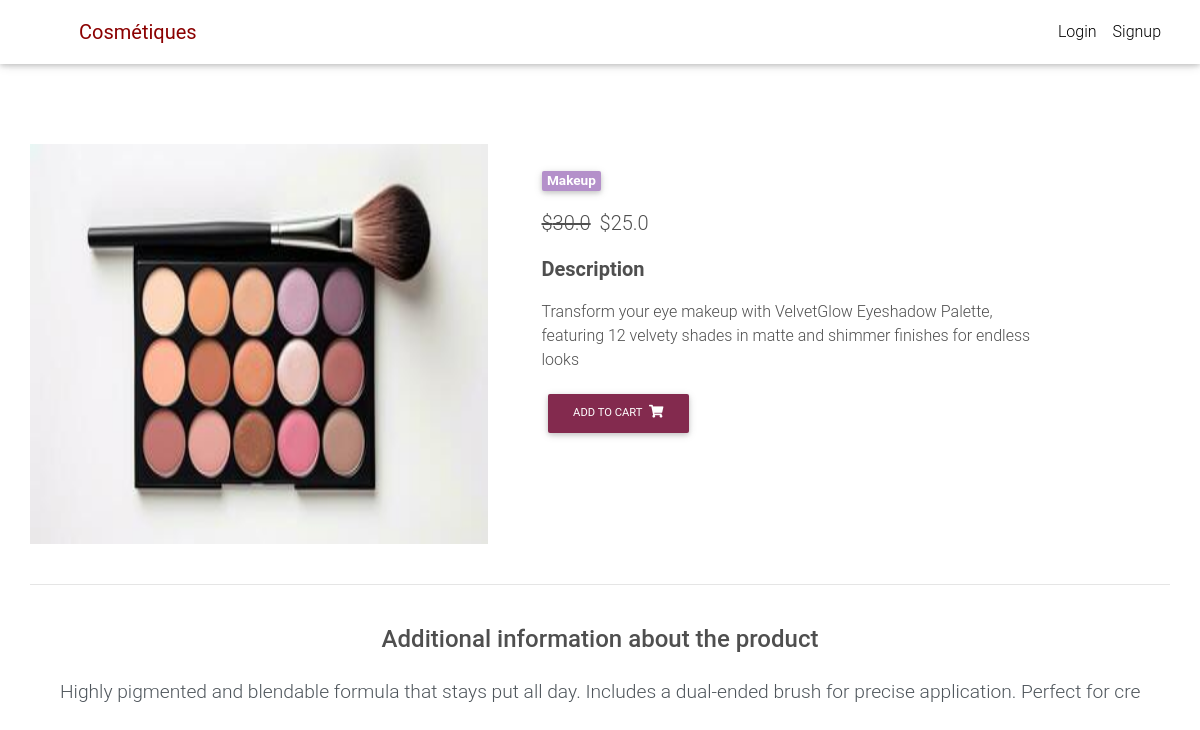
Page /product/test-product3/ on the committed database.
### core/models.py (models this page shows, shortened)
class Item(models.Model):
    title = models.CharField(max_length=100)
    price = models.FloatField()
    category = models.CharField(choices=CHATEGORY_CHOICES, max_length=2)
    slug = models.SlugField(max_length=255,default="test-product")
    discount_price = models.FloatField(blank=True, null=True)
    description = models.TextField(default="This is a product description")
    image = models.ImageField(default='default.jpeg')
    additional_info = models.TextField(default="This is an additional information about the product")
    def get_category_display(self):
        return dict(CHATEGORY_CHOICES).get(self.category, "Unknown category")
    def get_add_to_cart_url(self):
        return reverse("core:add-to-cart", kwargs={
            'slug': self.slug
        })

### core/views.py (the view)
# urls.py: path('product/<slug>/', ItemDetailView.as_view(), name='product'),
class ItemDetailView(DetailView):
    model = Item
    template_name = 'product.html'

### templates/product.html
{% extends "base.html" %}
{% block content %}
  <main class="mt-5 pt-4">
    <div class="container dark-grey-text ">
      <div class="row wow fadeIn">
        <div class="col-md-5 mb-4">
          <img src="{{ object.image.url }}" class="img-fluid" style="height: 400px">
        </div>
        <div class="col-md-6 mb-4">
          <div class="p-4">
            <div class="mb-3">
              <a href="">
                <span class="badge mr-1 " style="background-color: #b490ca">{{ object.get_category_display }}</span>
              </a>
            </div>
            <p class="lead">
              {% if object.discount_price %}
              <span class="mr-1">
                <del>${{ object.price }}</del>
              </span>
              <span>${{ object.discount_price }}</span>
              {% else %}
              <span>${{ object.price }}</span>
              {% endif %}
            </p>
            <p class="lead font-weight-bold">Description</p>
            <p>{{ object.description }}</p>
            <a href="{{ object.get_add_to_cart_url }}" class="btn btn-md" style="background-color: #832a4e; color: white;">
              Add to cart
              <i class="fas fa-shopping-cart ml-1"></i>
            </a>
          </div>
        </div>
      </div>
      <hr>
      <div class="row d-flex justify-content-center wow fadeIn">
        <div class="col-md-12 text-center">
          <h4 class="my-4 h4">Additional information about the product</h4>
        </div>
    </div>
    </div>
    <pre style="font-family: Roboto, sans-serif; font-size: larger;margin-left: 5%; margin-right: 5%;color: #4e555b" >{{ object.additional_info }}</pre>
  </main>
{% endblock content %}

### templates/base.html (style rules this page uses)
html, body, header, .carousel { height: 60vh; }

### rows in the picture
Item: image (picture), category "Makeup", price "30.0", discount_price "25.0", description "Transform your eye makeup with VelvetGlow Eyeshadow Palette, featuring 12 velvety shades in matte and shimmer finishes for endless looks", additional_info "Highly pigmented and blendable formula that stays put all day. Includes a dual-ended brush for precise application. Perfect for…"
